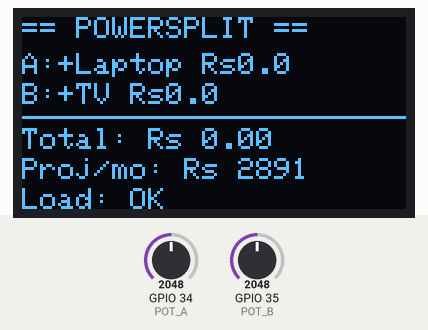
Recording of a sketch running on a simulated ESP32. Parts: 128×64 one-colour display. The test bench sets the inputs (shaded band); at power-on: GPIO 34 (POT_A) = 2048, GPIO 35 (POT_B) = 2048. What the sketch prints to the serial monitor is not drawn.

Above: at 3.3 s.
3.4 s: GPIO 34 (POT_A) set to 2001
At 5.0 s:
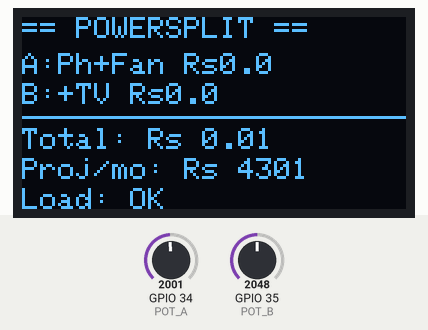
7.5 s: GPIO 35 (POT_B) set to 2003
At 9.2 s:
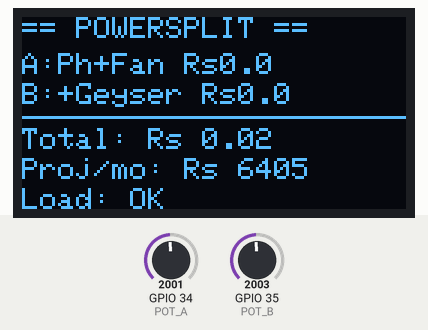
11.6 s: GPIO 34 (POT_A) set to 2866
At 12.9 s:
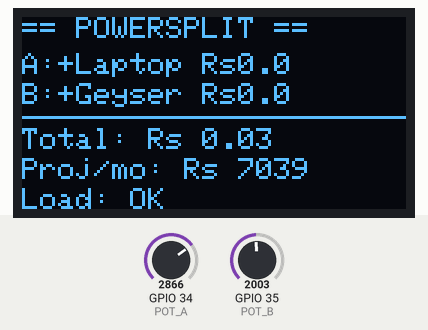
15.7 s: GPIO 35 (POT_B) set to 1080
18.1 s: GPIO 35 (POT_B) set to 992
At 19.1 s:
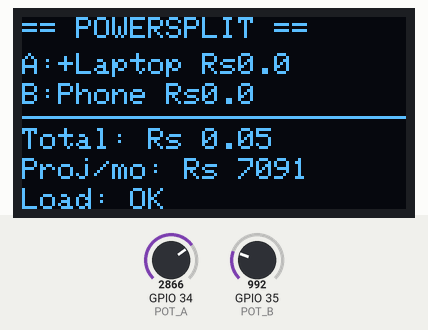
22.2 s: GPIO 34 (POT_A) set to 3603
At 23.6 s:
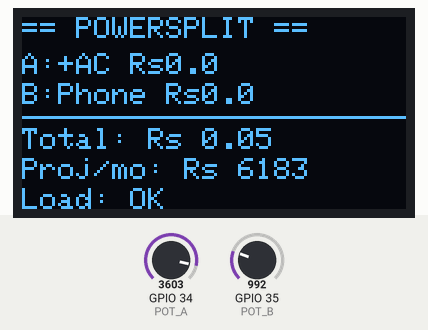
Timing chart, 0 to 25.2 s (numbered marks = the images above; inputs shaded):
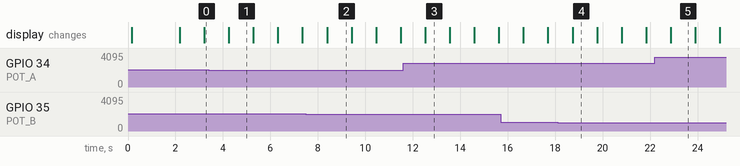

The sketch:

PowerSplit.ino
```cpp
/*
 * ═══════════════════════════════════════════════════════════════
 * POWERSPLIT — Transparent Electricity. Fair Bills. Zero Surprises.
 * ═══════════════════════════════════════════════════════════════
 *
 * PESU Hackathon 2026 | PS-11 Open | Electrical Theme
 *
 * Hardware:
 *   - ESP32 Dev Module (or Arduino Uno — see pin notes)
 *   - 2x 10K Potentiometers (simulate load per user)
 *   - 1x ACS712 30A Current Sensor (real mode only)
 *   - 0.96" OLED Display (SSD1306, I2C)
 *
 * Wiring (ESP32):
 *   OLED SDA  → GPIO 21    (Uno: A4)
 *   OLED SCL  → GPIO 22    (Uno: A5)
 *   OLED VCC  → 3.3V
 *   OLED GND  → GND
 *   Pot A SIG → GPIO 34    (User A knob)
 *   Pot B SIG → GPIO 35    (User B knob)
 *   ACS712 OUT→ GPIO 32    (real current sensor, optional)
 *   ACS712 VCC→ VCC (3.3V on ESP32)
 *   ACS712 GND→ GND
 *
 * For Arduino Uno: change pin defines and 4095.0 → 1023.0
 *
 * Libraries needed (install via Library Manager):
 *   - Adafruit SSD1306
 *   - Adafruit GFX Library
 *   In Wokwi: libraries are pre-installed, no action needed.
 *
 * Board: Tools > Board > ESP32 Dev Module
 *
 * SERIAL OUTPUT FORMAT (JSON, one line per second):
 *   {"A":1024,"B":3200,"wA":80,"wB":2105,"cA":1.23,"cB":4.56,
 *    "tot":5.79,"proj":1234,"out":0,"lA":"Ph+Fan","lB":"+Geyser",
 *    "acs":0.45,"tW":2185}
 *
 * The web dashboard (simulator/app.js) reads this via Web Serial API.
 * When hardware is connected, the dashboard displays these values directly.
 */

#include <Wire.h>
#include <Adafruit_GFX.h>
#include <Adafruit_SSD1306.h>

// ── DISPLAY SETUP ──────────────────────────────────────────────
#define SCREEN_WIDTH 128
#define SCREEN_HEIGHT 64
Adafruit_SSD1306 display(SCREEN_WIDTH, SCREEN_HEIGHT, &Wire, -1);

// ── PIN DEFINITIONS (ESP32)
// For Arduino Uno: change 34→A0, 35→A1, 32→A2
#define POT_A    34   // Potentiometer A signal (User A)
#define POT_B    35   // Potentiometer B signal (User B)
#define ACS_PIN  32   // ACS712 current sensor output

// ── SETTINGS ───────────────────────────────────────────────────
float tariffPerUnit = 5.5;   // Rs per kWh (Karnataka EB rate)
bool  simulationMode = true; // true  = pots + device-label mapping
                              // false = pots + ACS712 real current

// ACS712 30A calibration
// Sensitivity: 66mV/A, midpoint: ~1.65V on 3.3V supply (or 2.5V on 5V)
// Adjust ACS_MIDPOINT based on your wiring voltage
#define ACS_SENSITIVITY 0.066  // V per Amp
#define ACS_MIDPOINT    1.65   // midpoint voltage (3.3V supply / 2)
#define MAINS_VOLTAGE   230.0  // India standard

// Outage threshold
#define OUTAGE_THRESHOLD 3000  // Watts

// ── TRACKING VARIABLES ────────────────────────────────────────
float totalUnitsA = 0;       // Accumulated kWh for User A
float totalUnitsB = 0;       // Accumulated kWh for User B
unsigned long lastTime = 0;  // Last loop timestamp
float lastAcsAmps = 0;       // Last ACS712 reading (for display)

// ── DEVICE WATTAGE — USER A ───────────────────────────────────
// Knob 0-25%   = Phone charger only         (5W)
// Knob 25-50%  = Phone + Fan                (80W)
// Knob 50-75%  = Phone + Fan + Laptop       (145W)
// Knob 75-100% = Phone + Fan + Laptop + AC  (1645W)
float getWattsA(int raw) {
  float pct = raw / 4095.0;
  if (pct < 0.25) return 5;
  else if (pct < 0.50) return 80;
  else if (pct < 0.75) return 145;
  else return 1645;
}

String getLabelA(int raw) {
  float pct = raw / 4095.0;
  if (pct < 0.25) return "Phone";
  else if (pct < 0.50) return "Ph+Fan";
  else if (pct < 0.75) return "+Laptop";
  else return "+AC";
}

// ── DEVICE WATTAGE — USER B ───────────────────────────────────
// Knob 0-25%   = Phone charger only         (5W)
// Knob 25-50%  = Phone + Geyser             (2005W)
// Knob 50-75%  = Phone + Geyser + TV        (2105W)
// Knob 75-100% = Everything + AC            (3605W)
float getWattsB(int raw) {
  float pct = raw / 4095.0;
  if (pct < 0.25) return 5;
  else if (pct < 0.50) return 2005;
  else if (pct < 0.75) return 2105;
  else return 3605;
}

String getLabelB(int raw) {
  float pct = raw / 4095.0;
  if (pct < 0.25) return "Phone";
  else if (pct < 0.50) return "+Geyser";
  else if (pct < 0.75) return "+TV";
  else return "+AC";
}

// ── ACS712 READING ────────────────────────────────────────────
// Returns current in Amps (absolute value)
float readACS712() {
  // Average 20 samples for stability
  long sum = 0;
  for (int i = 0; i < 20; i++) {
    sum += analogRead(ACS_PIN);
    delayMicroseconds(100);
  }
  float avgRaw = sum / 20.0;
  float voltage = (avgRaw / 4095.0) * 3.3;
  float amps = abs((voltage - ACS_MIDPOINT) / ACS_SENSITIVITY);
  // Filter noise: if below 0.1A, treat as zero
  if (amps < 0.1) amps = 0;
  return amps;
}

// ── SETUP ──────────────────────────────────────────────────────
void setup() {
  Serial.begin(115200);

  // Wait a moment for Serial to initialize
  delay(100);
  Serial.println("{\"status\":\"booting\"}");

  if (!display.begin(SSD1306_SWITCHCAPVCC, 0x3C)) {
    Serial.println("{\"error\":\"OLED not found. Check SDA->21, SCL->22\"}");
    // Try alternate address
    if (!display.begin(SSD1306_SWITCHCAPVCC, 0x3D)) {
      Serial.println("{\"error\":\"OLED not found on 0x3D either. Halting.\"}");
      while (true); // Halt
    }
  }

  display.clearDisplay();
  display.setTextColor(WHITE);

  // Boot screen
  display.setTextSize(2);
  display.setCursor(10, 10);
  display.println("POWER");
  display.setCursor(20, 30);
  display.println("SPLIT");
  display.setTextSize(1);
  display.setCursor(8, 52);
  display.println("Zero Surprises v2.0");
  display.display();
  delay(2000);

  lastTime = millis();

  Serial.print("{\"status\":\"ready\",\"mode\":\"");
  Serial.print(simulationMode ? "simulation" : "sensor");
  Serial.println("\"}");
}

// ── MAIN LOOP ──────────────────────────────────────────────────
void loop() {
  unsigned long now = millis();
  float elapsed = (now - lastTime) / 3600000.0;
  lastTime = now;

  // Read potentiometers
  int rawA = analogRead(POT_A);
  int rawB = analogRead(POT_B);

  float wattsA, wattsB;
  String labelA, labelB;

  if (simulationMode) {
    // Pot-based device simulation
    wattsA = getWattsA(rawA);
    wattsB = getWattsB(rawB);
    labelA = getLabelA(rawA);
    labelB = getLabelB(rawB);
  } else {
    // Real current sensing via ACS712
    // Pots still read for device-label display
    labelA = getLabelA(rawA);
    labelB = getLabelB(rawB);

    // Read real current from ACS712
    lastAcsAmps = readACS712();
    float totalRealWatts = lastAcsAmps * MAINS_VOLTAGE;

    // Split real power proportionally based on pot positions
    // This lets the pots act as "which user is using what" indicators
    // while ACS712 reads actual total current
    float potSum = (float)rawA + (float)rawB;
    if (potSum > 0) {
      wattsA = totalRealWatts * (rawA / potSum);
      wattsB = totalRealWatts * (rawB / potSum);
    } else {
      wattsA = 0;
      wattsB = 0;
    }
  }

  // Accumulate energy in kWh
  totalUnitsA += (wattsA / 1000.0) * elapsed;
  totalUnitsB += (wattsB / 1000.0) * elapsed;

  // Calculate costs
  float costA = totalUnitsA * tariffPerUnit;
  float costB = totalUnitsB * tariffPerUnit;
  float totalCost = costA + costB;
  float totalWatts = wattsA + wattsB;

  // Project to monthly bill
  float sessionHours = now / 3600000.0;
  float projectedMonthly = (sessionHours > 0)
    ? (totalCost / sessionHours) * 24 * 30 : 0;

  bool outageRisk = totalWatts > OUTAGE_THRESHOLD;

  // ── OLED DISPLAY ────────────────────────────────────────────
  display.clearDisplay();
  display.setTextSize(1);

  display.setCursor(0, 0);
  display.println("== POWERSPLIT ==");

  display.setCursor(0, 12);
  display.print("A:");
  display.print(labelA);
  display.print(" Rs");
  display.println(costA, 1);

  display.setCursor(0, 22);
  display.print("B:");
  display.print(labelB);
  display.print(" Rs");
  display.println(costB, 1);

  display.drawLine(0, 33, 128, 33, WHITE);

  display.setCursor(0, 37);
  display.print("Total: Rs ");
  display.println(totalCost, 2);

  display.setCursor(0, 47);
  display.print("Proj/mo: Rs ");
  display.print(projectedMonthly, 0);

  display.setCursor(0, 57);
  if (outageRisk) {
    display.println("!! CUT AC/GEYSER NOW");
  } else {
    display.println("Load: OK");
  }

  display.display();

  // ── JSON SERIAL OUTPUT (for Web Dashboard) ──────────────────
  // One JSON line per second. The web frontend reads via Web Serial API.
  // Fields:
  //   A, B     = raw pot ADC (0–4095) — dashboard uses for its own mapping
  //   wA, wB   = computed watts per channel
  //   cA, cB   = cost per user (Rs)
  //   tot      = total cost (Rs)
  //   proj     = projected monthly bill (Rs)
  //   out      = outage flag (0 or 1)
  //   lA, lB   = device label per channel
  //   tW       = total watts
  //   acs      = ACS712 amps reading (0 in simulation mode)
  //   eA, eB   = energy kWh per user

  Serial.print("{\"A\":");
  Serial.print(rawA);
  Serial.print(",\"B\":");
  Serial.print(rawB);
  Serial.print(",\"wA\":");
  Serial.print(wattsA, 0);
  Serial.print(",\"wB\":");
  Serial.print(wattsB, 0);
  Serial.print(",\"cA\":");
  Serial.print(costA, 2);
  Serial.print(",\"cB\":");
  Serial.print(costB, 2);
  Serial.print(",\"tot\":");
  Serial.print(totalCost, 2);
  Serial.print(",\"proj\":");
  Serial.print(projectedMonthly, 0);
  Serial.print(",\"out\":");
  Serial.print(outageRisk ? 1 : 0);
  Serial.print(",\"tW\":");
  Serial.print(totalWatts, 0);
  Serial.print(",\"acs\":");
  Serial.print(simulationMode ? 0 : lastAcsAmps, 2);
  Serial.print(",\"eA\":");
  Serial.print(totalUnitsA, 4);
  Serial.print(",\"eB\":");
  Serial.print(totalUnitsB, 4);
  Serial.print(",\"lA\":\"");
  Serial.print(labelA);
  Serial.print("\",\"lB\":\"");
  Serial.print(labelB);
  Serial.println("\"}");

  delay(1000);
}
```

Measured:
- the behaviour switches between 2048 and 2047 on GPIO 34 (POT_A) (found by bisection; images 0 and 1)
- the behaviour switches between 2048 and 2047 on GPIO 35 (POT_B) (found by bisection; images 1 and 2)
- the behaviour switches between 1024 and 1023 on GPIO 35 (POT_B) (found by bisection; images 3 and 4)
- after the input at 3.4 s, the display: changes after 0.85 s (image 1)
- after the input at 7.5 s, the display: changes after 0.89 s (image 2)
- after the input at 11.6 s, the display: changes after 0.92 s (image 3)
- after the input at 18.1 s, the display: changes after 0.63 s (image 4)
- after the input at 22.2 s, the display: changes after 0.67 s (image 5)
